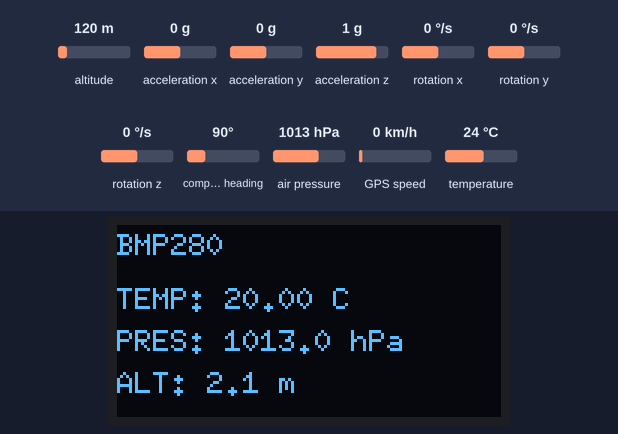
A program run on a simulated ESP32. Shown: 128×64 one-colour display. The test bench sets the inputs (shaded band); at power-on: acceleration x 0 g, altitude 120 m, compass heading 90°, air pressure 1013 hPa, acceleration y 0 g, acceleration z 1 g, rotation x 0 °/s, rotation y 0 °/s, rotation z 0 °/s, GPS speed 0 km/h, temperature 24 °C. The GPS gets a fix after 3 s at 37.7749, -122.4194 with 8 satellites; what the program prints to the serial monitor is not drawn.

Above: at 1.2 s.
1.3 s: acceleration x set to -1.4 g
At 4.7 s:
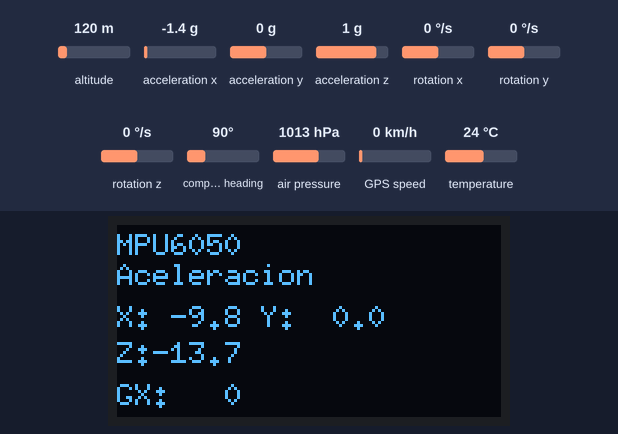
5.4 s: altitude set to 20 m
At 8.19 s:
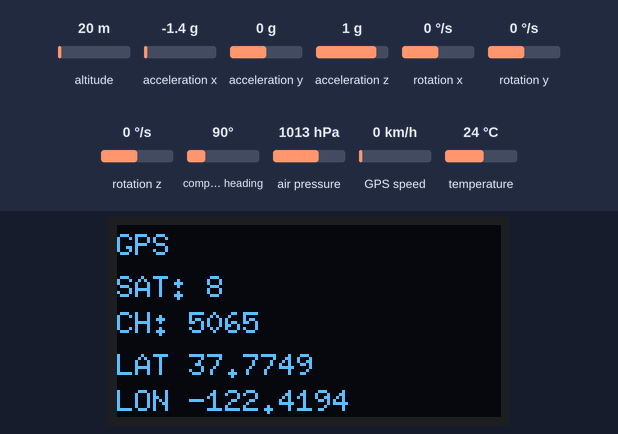
9.5 s: compass heading set to 7°
At 10.41 s:
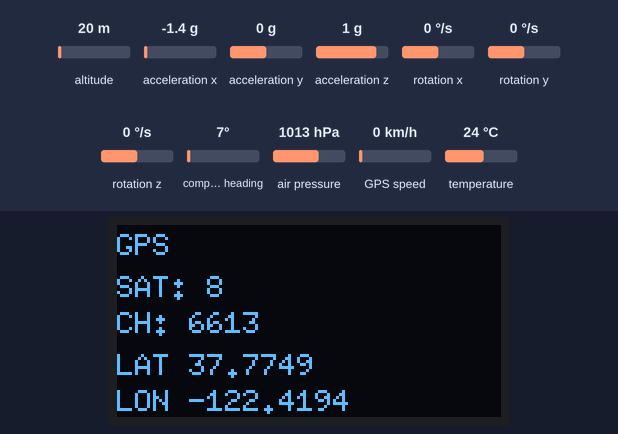
11.7 s: air pressure set to 952 hPa
At 13.2 s:
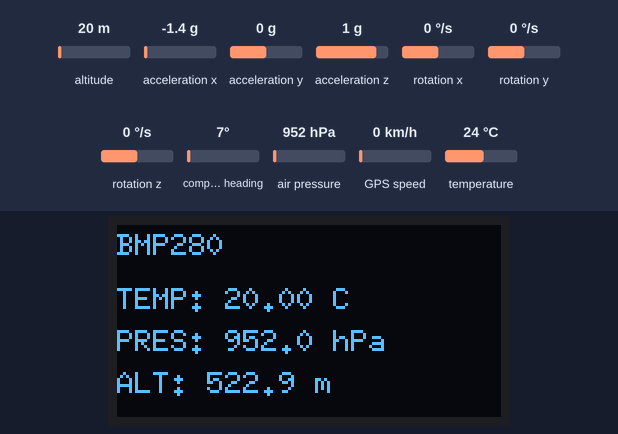
13.5 s: acceleration y set to -1.4 g
At 16.7 s:
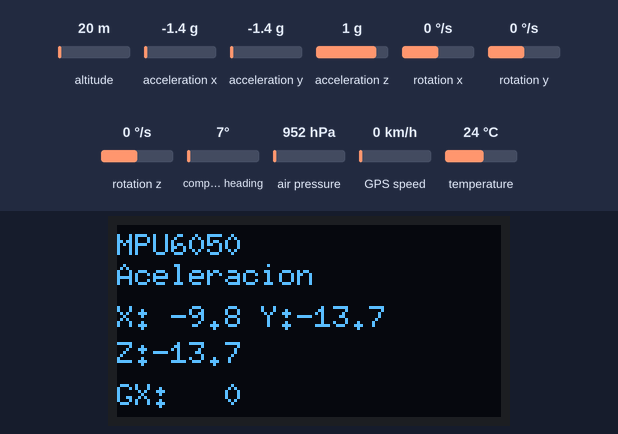
17.5 s: acceleration z set to -1.4 g
At 18.2 s:
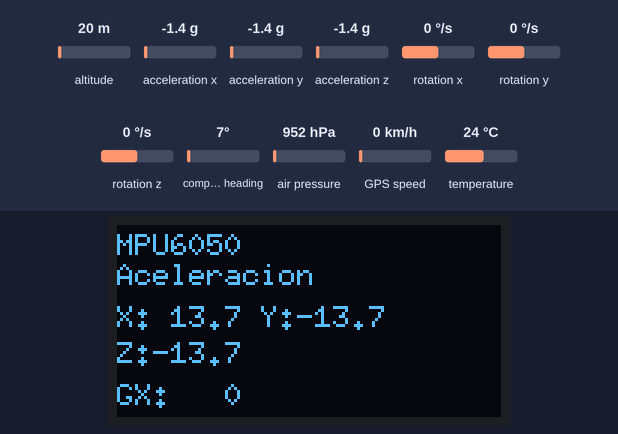
Timing chart, 0 to 20.5 s (numbered marks = the images above; inputs shaded):
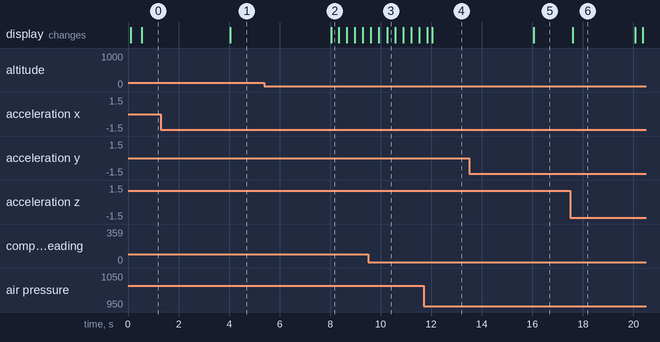

The program:

main.cpp
```cpp
#include <Arduino.h>
#include <Wire.h>

#include <WiFi.h>
#include <esp_now.h>

#include <TinyGPS++.h>

#include <Adafruit_MPU6050.h>
#include <Adafruit_Sensor.h>

#include <Adafruit_BMP280.h>

#include <U8G2lib.h>

// =====================================================
// ESP-NOW
// =====================================================

// MAC del receptor
uint8_t RECEIVER_MAC[] =
{
    0xEC, 0xE3, 0x34,
    0x7B, 0xEF, 0xF0
};

// =====================================================
// ESTRUCTURA DE DATOS
// =====================================================

typedef struct struct_message {

    float temperatura;
    float presion;
    float altitud;

    float ax;
    float ay;
    float az;

    float gx;
    float gy;
    float gz;

    double latitud;
    double longitud;

    int satelites;

    unsigned long caracteres;

} struct_message;

struct_message message;

// =====================================================
// I2C ESP32
// =====================================================

#define SDA_PIN 21
#define SCL_PIN 22

// =====================================================
// GPS
// =====================================================

TinyGPSPlus gps;

HardwareSerial gpsSerial(2);

#define GPS_RX_PIN 16
#define GPS_TX_PIN 17

#define GPS_BAUD 9600

// =====================================================
// MPU6050
// =====================================================

Adafruit_MPU6050 mpu;

// =====================================================
// BMP280
// =====================================================

Adafruit_BMP280 bmp;

bool bmpOK = false;

#define SEA_LEVEL_HPA 1013.25

// DEJADO ORIGINAL
#define OFFSET_CALIBRACION 4.0

// =====================================================
// OLED SH1106
// =====================================================

U8G2_SH1106_128X64_NONAME_F_HW_I2C u8g2(
    U8G2_R0,
    U8X8_PIN_NONE
);

// =====================================================
// TIEMPOS
// =====================================================

// ENVÍO CADA 500 ms
unsigned long sensorMillis = 0;

const unsigned long sensorInterval = 500;

// OLED CADA 4 SEGUNDOS
unsigned long oledMillis = 0;

const unsigned long oledInterval = 4000;

int pantallaActual = 0;

// =====================================================
// VARIABLES
// =====================================================

float ax, ay, az;

float gx, gy, gz;

float temperatura = 0;

float temperaturaCalibrada = 0;

float presion = 0;

float altitud = 0;

// =====================================================
// PEER INFO
// =====================================================

esp_now_peer_info_t peerInfo;

// =====================================================
// CALLBACK ENVÍO
// =====================================================

void onDataSent(
    const uint8_t *mac_addr,
    esp_now_send_status_t status
) {

    Serial.print("ESP-NOW: ");

    if (status == ESP_NOW_SEND_SUCCESS) {

        Serial.println("Enviado");

    } else {

        Serial.println("Error");
    }
}

// =====================================================
// MENSAJES OLED
// =====================================================

void mostrarMensaje(const char *mensaje) {

    u8g2.clearBuffer();

    u8g2.setFont(
        u8g2_font_6x10_tr
    );

    u8g2.drawStr(
        0,
        20,
        mensaje
    );

    u8g2.sendBuffer();
}

// =====================================================
// SETUP
// =====================================================

void setup() {

    Serial.begin(115200);

    // =================================================
    // I2C
    // =================================================

    Wire.begin(
        SDA_PIN,
        SCL_PIN
    );

    Wire.setClock(100000);

    // =================================================
    // OLED
    // =================================================

    u8g2.begin();

    mostrarMensaje(
        "Iniciando..."
    );

    // =================================================
    // WIFI + ESP-NOW
    // =================================================

    WiFi.mode(WIFI_STA);

    Serial.print(
        "MAC TX: "
    );

    Serial.println(
        WiFi.macAddress()
    );

    if (esp_now_init() != ESP_OK) {

        Serial.println(
            "Error ESP-NOW"
        );

        return;
    }

    esp_now_register_send_cb(
        onDataSent
    );

    memcpy(
        peerInfo.peer_addr,
        RECEIVER_MAC,
        6
    );

    peerInfo.channel = 0;

    peerInfo.encrypt = false;

    if (
        esp_now_add_peer(
            &peerInfo
        ) != ESP_OK
    ) {

        Serial.println(
            "Error peer"
        );

        return;
    }

    // =================================================
    // GPS
    // =================================================

    gpsSerial.begin(
        GPS_BAUD,
        SERIAL_8N1,
        GPS_RX_PIN,
        GPS_TX_PIN
    );

    // =================================================
    // MPU6050
    // =================================================

    if (!mpu.begin()) {

        mostrarMensaje(
            "Error MPU6050"
        );

    } else {

        mpu.setAccelerometerRange(
            MPU6050_RANGE_8_G
        );

        mpu.setGyroRange(
            MPU6050_RANGE_500_DEG
        );

        mpu.setFilterBandwidth(
            MPU6050_BAND_21_HZ
        );
    }

    // =================================================
    // BMP280
    // =================================================

    if (bmp.begin(0x76)) {

        bmpOK = true;

    } else if (bmp.begin(0x77)) {

        bmpOK = true;
    }

    mostrarMensaje(
        "Sistema listo"
    );
}

// =====================================================
// LOOP
// =====================================================

void loop() {

    // =================================================
    // LEER GPS
    // =================================================

    while (gpsSerial.available()) {

        gps.encode(
            gpsSerial.read()
        );
    }

    // =================================================
    // LECTURA + ENVÍO
    // =================================================

    if (
        millis() - sensorMillis
        >= sensorInterval
    ) {

        sensorMillis = millis();

        // =============================================
        // MPU6050
        // =============================================

        sensors_event_t a, g, t;

        mpu.getEvent(
            &a,
            &g,
            &t
        );

        // =================================================
        // CONFIGURACIÓN ORIGINAL CORRECTA
        // =================================================

        ax = a.acceleration.x;

        ay = a.acceleration.y;

        az = -a.acceleration.z;

        // ORIGINAL

        gx = g.gyro.z * 180.0 / PI;

        gy = g.gyro.y * 180.0 / PI;

        gz = g.gyro.x * 180.0 / PI;

        // =============================================
        // BMP280
        // =============================================

        if (bmpOK) {

            temperatura =
                bmp.readTemperature();

            temperaturaCalibrada =
                temperatura
                - OFFSET_CALIBRACION;

            presion =
                bmp.readPressure()
                / 100.0;

            altitud =
                bmp.readAltitude(
                    SEA_LEVEL_HPA
                );
        }

        // =============================================
        // GUARDAR DATOS
        // =============================================

        message.temperatura =
            temperaturaCalibrada;

        message.presion =
            presion;

        message.altitud =
            altitud;

        message.ax = ax;
        message.ay = ay;
        message.az = az;

        message.gx = gx;
        message.gy = gy;
        message.gz = gz;

        message.latitud =
            gps.location.lat();

        message.longitud =
            gps.location.lng();

        message.satelites =
            gps.satellites.value();

        message.caracteres =
            gps.charsProcessed();

        // =============================================
        // ENVIAR ESP-NOW
        // =============================================

        esp_err_t result = esp_now_send(
            RECEIVER_MAC,
            (uint8_t *) &message,
            sizeof(message)
        );

        if (result == ESP_OK) {

            Serial.println(
                "Datos enviados"
            );

        } else {

            Serial.println(
                "Error al enviar"
            );
        }
    }

    // =================================================
    // CAMBIO OLED
    // =================================================

    if (
        millis() - oledMillis
        >= oledInterval
    ) {

        oledMillis = millis();

        pantallaActual++;

        if (pantallaActual > 2) {

            pantallaActual = 0;
        }
    }

    // =================================================
    // OLED
    // =================================================

    char linea[32];

    u8g2.clearBuffer();

    u8g2.setFont(
        u8g2_font_6x10_tr
    );

    // =================================================
    // BMP280
    // =================================================

    if (pantallaActual == 0) {

        u8g2.drawStr(
            0,
            10,
            "BMP280"
        );

        snprintf(
            linea,
            sizeof(linea),
            "TEMP: %.2f C",
            temperaturaCalibrada
        );

        u8g2.drawStr(
            0,
            28,
            linea
        );

        snprintf(
            linea,
            sizeof(linea),
            "PRES: %.1f hPa",
            presion
        );

        u8g2.drawStr(
            0,
            42,
            linea
        );

        snprintf(
            linea,
            sizeof(linea),
            "ALT: %.1f m",
            altitud
        );

        u8g2.drawStr(
            0,
            56,
            linea
        );
    }

    // =================================================
    // MPU6050
    // =================================================

    else if (pantallaActual == 1) {

        u8g2.drawStr(
            0,
            10,
            "MPU6050"
        );

        // ORIENTACIÓN ORIGINAL

        u8g2.drawStr(
            0,
            20,
            "Aceleracion"
        );

        snprintf(
            linea,
            sizeof(linea),
            "X:%5.1f Y:%5.1f",
            az,
            ay
        );

        u8g2.drawStr(
            0,
            34,
            linea
        );

        snprintf(
            linea,
            sizeof(linea),
            "Z:%5.1f",
            ax
        );

        u8g2.drawStr(
            0,
            46,
            linea
        );

        snprintf(
            linea,
            sizeof(linea),
            "GX:%4.0f",
            gx
        );

        u8g2.drawStr(
            0,
            60,
            linea
        );
    }

    // =================================================
    // GPS
    // =================================================

    else {

        u8g2.drawStr(
            0,
            10,
            "GPS"
        );

        snprintf(
            linea,
            sizeof(linea),
            "SAT: %d",
            gps.satellites.value()
        );

        u8g2.drawStr(
            0,
            24,
            linea
        );

        snprintf(
            linea,
            sizeof(linea),
            "CH: %lu",
            gps.charsProcessed()
        );

        u8g2.drawStr(
            0,
            36,
            linea
        );

        snprintf(
            linea,
            sizeof(linea),
            "LAT %.4f",
            gps.location.lat()
        );

        u8g2.drawStr(
            0,
            50,
            linea
        );

        snprintf(
            linea,
            sizeof(linea),
            "LON %.4f",
            gps.location.lng()
        );

        u8g2.drawStr(
            0,
            62,
            linea
        );
    }

    u8g2.sendBuffer();
}
```

Measured:
- after the input at 1.3 s, the display: changes after 2.7 s (image 1)
- after the input at 13.5 s, the display: changes after 2.6 s (image 5)
